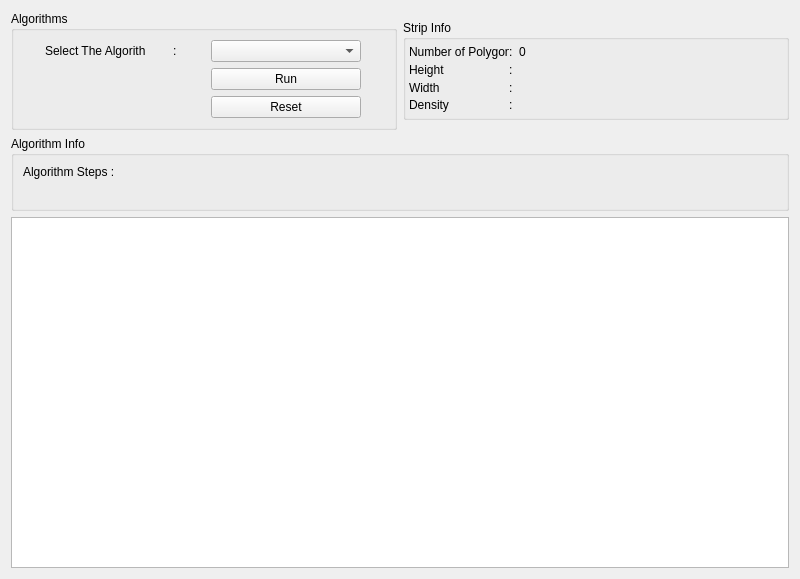
<?xml version="1.0" encoding="UTF-8"?>
<ui version="4.0">
 <class>Algorithms</class>
 <widget class="QWidget" name="Algorithms">
  <property name="geometry">
   <rect>
    <x>0</x>
    <y>0</y>
    <width>800</width>
    <height>579</height>
   </rect>
  </property>
  <property name="windowTitle">
   <string>Form</string>
  </property>
  <layout class="QVBoxLayout" name="verticalLayout">
   <item>
    <layout class="QGridLayout" name="gridLayout">
     <item row="0" column="1">
      <widget class="QGroupBox" name="stripInfoBox">
       <property name="minimumSize">
        <size>
         <width>0</width>
         <height>100</height>
        </size>
       </property>
       <property name="maximumSize">
        <size>
         <width>16777215</width>
         <height>100</height>
        </size>
       </property>
       <property name="title">
        <string>Strip Info</string>
       </property>
       <property name="flat">
        <bool>false</bool>
       </property>
       <property name="checkable">
        <bool>false</bool>
       </property>
       <layout class="QGridLayout" name="gridLayout_3">
        <property name="margin">
         <number>3</number>
        </property>
        <item row="0" column="0">
         <layout class="QGridLayout" name="gridLayout_2">
          <property name="spacing">
           <number>0</number>
          </property>
          <item row="1" column="0">
           <widget class="QLabel" name="label_4">
            <property name="minimumSize">
             <size>
              <width>50</width>
              <height>0</height>
             </size>
            </property>
            <property name="maximumSize">
             <size>
              <width>100</width>
              <height>100</height>
             </size>
            </property>
            <property name="text">
             <string>Height</string>
            </property>
           </widget>
          </item>
          <item row="1" column="1">
           <widget class="QLabel" name="label_5">
            <property name="minimumSize">
             <size>
              <width>10</width>
              <height>0</height>
             </size>
            </property>
            <property name="maximumSize">
             <size>
              <width>10</width>
              <height>16777215</height>
             </size>
            </property>
            <property name="text">
             <string>:</string>
            </property>
           </widget>
          </item>
          <item row="1" column="2">
           <widget class="QLabel" name="stripHeightLabel">
            <property name="text">
             <string/>
            </property>
           </widget>
          </item>
          <item row="2" column="0">
           <widget class="QLabel" name="label_6">
            <property name="text">
             <string>Width</string>
            </property>
           </widget>
          </item>
          <item row="2" column="1">
           <widget class="QLabel" name="label_7">
            <property name="minimumSize">
             <size>
              <width>10</width>
              <height>0</height>
             </size>
            </property>
            <property name="maximumSize">
             <size>
              <width>10</width>
              <height>16777215</height>
             </size>
            </property>
            <property name="text">
             <string>:</string>
            </property>
           </widget>
          </item>
          <item row="2" column="2">
           <widget class="QLabel" name="stripWidthLabel">
            <property name="text">
             <string/>
            </property>
           </widget>
          </item>
          <item row="3" column="0">
           <widget class="QLabel" name="label_8">
            <property name="text">
             <string>Density</string>
            </property>
           </widget>
          </item>
          <item row="3" column="1">
           <widget class="QLabel" name="label_9">
            <property name="minimumSize">
             <size>
              <width>10</width>
              <height>0</height>
             </size>
            </property>
            <property name="maximumSize">
             <size>
              <width>10</width>
              <height>16777215</height>
             </size>
            </property>
            <property name="text">
             <string>:</string>
            </property>
           </widget>
          </item>
          <item row="3" column="2">
           <widget class="QLabel" name="stripDensityLabel">
            <property name="text">
             <string/>
            </property>
           </widget>
          </item>
          <item row="0" column="0">
           <widget class="QLabel" name="label_3">
            <property name="sizePolicy">
             <sizepolicy hsizetype="Ignored" vsizetype="Preferred">
              <horstretch>0</horstretch>
              <verstretch>0</verstretch>
             </sizepolicy>
            </property>
            <property name="text">
             <string>Number of Polygons</string>
            </property>
           </widget>
          </item>
          <item row="0" column="1">
           <widget class="QLabel" name="label_10">
            <property name="text">
             <string>:</string>
            </property>
           </widget>
          </item>
          <item row="0" column="2">
           <widget class="QLabel" name="polygonNumberLabel">
            <property name="text">
             <string>0</string>
            </property>
           </widget>
          </item>
         </layout>
        </item>
       </layout>
      </widget>
     </item>
     <item row="0" column="0">
      <widget class="QGroupBox" name="algorithmsBox">
       <property name="minimumSize">
        <size>
         <width>0</width>
         <height>100</height>
        </size>
       </property>
       <property name="maximumSize">
        <size>
         <width>16777215</width>
         <height>125</height>
        </size>
       </property>
       <property name="title">
        <string>Algorithms</string>
       </property>
       <layout class="QGridLayout" name="gridLayout_4">
        <item row="1" column="2">
         <widget class="QLabel" name="label_2">
          <property name="minimumSize">
           <size>
            <width>10</width>
            <height>0</height>
           </size>
          </property>
          <property name="maximumSize">
           <size>
            <width>10</width>
            <height>16777215</height>
           </size>
          </property>
          <property name="text">
           <string>:</string>
          </property>
         </widget>
        </item>
        <item row="1" column="0">
         <widget class="QLabel" name="label">
          <property name="maximumSize">
           <size>
            <width>100</width>
            <height>16777215</height>
           </size>
          </property>
          <property name="text">
           <string>Select The Algorithm</string>
          </property>
         </widget>
        </item>
        <item row="1" column="3">
         <widget class="QComboBox" name="algorithmComboBox">
          <property name="currentIndex">
           <number>-1</number>
          </property>
         </widget>
        </item>
        <item row="2" column="3">
         <widget class="QPushButton" name="runButton">
          <property name="maximumSize">
           <size>
            <width>150</width>
            <height>16777215</height>
           </size>
          </property>
          <property name="text">
           <string>Run</string>
          </property>
         </widget>
        </item>
        <item row="3" column="3">
         <widget class="QPushButton" name="resetButton">
          <property name="text">
           <string>Reset</string>
          </property>
         </widget>
        </item>
       </layout>
      </widget>
     </item>
    </layout>
   </item>
   <item>
    <widget class="QGroupBox" name="algorithmInfoBox">
     <property name="title">
      <string>Algorithm Info</string>
     </property>
     <layout class="QVBoxLayout" name="verticalLayout_2">
      <item>
       <widget class="QLabel" name="algorithmStepsLabel">
        <property name="text">
         <string>Algorithm Steps : </string>
        </property>
       </widget>
      </item>
      <item>
       <widget class="QLabel" name="resultsLabel">
        <property name="text">
         <string/>
        </property>
       </widget>
      </item>
     </layout>
    </widget>
   </item>
   <item>
    <widget class="QGraphicsView" name="graphicsView">
     <property name="minimumSize">
      <size>
       <width>0</width>
       <height>0</height>
      </size>
     </property>
     <property name="verticalScrollBarPolicy">
      <enum>Qt::ScrollBarAsNeeded</enum>
     </property>
     <property name="horizontalScrollBarPolicy">
      <enum>Qt::ScrollBarAsNeeded</enum>
     </property>
     <property name="backgroundBrush">
      <brush brushstyle="SolidPattern">
       <color alpha="255">
        <red>255</red>
        <green>255</green>
        <blue>255</blue>
       </color>
      </brush>
     </property>
    </widget>
   </item>
  </layout>
 </widget>
 <resources/>
 <connections/>
</ui>
